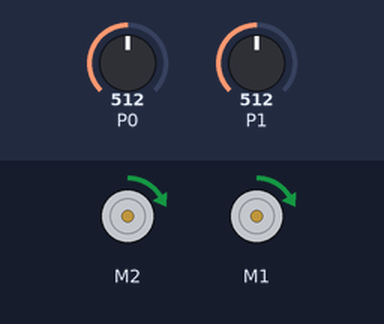
Simulated run of this program. Board: BBC micro:bit (MakeCode). Shown: 2 × DC motor (green arrow = forward, orange = backward, longer = faster). Inputs (shaded band) come from the test bench; at power-on: P0 = 512, P1 = 512 (analog values on the 0–1023 scale).

Above: at 1.2 s.
1.3 s: P0 set to 716
At 2.5 s:
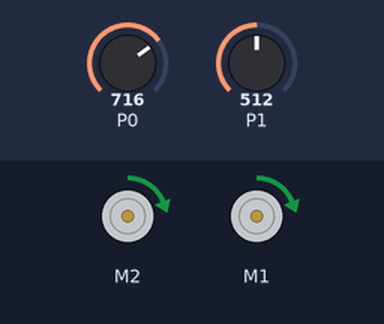
2.8 s: P1 set to 900
At 3.6 s:
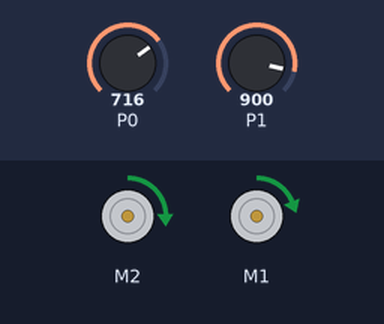
4.3 s: P0 set to 511
At 4.9 s:
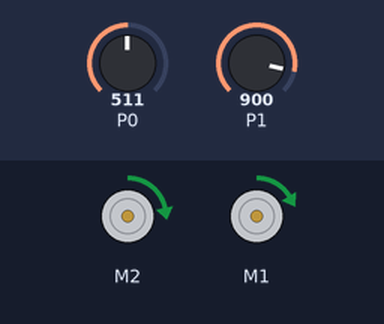
5.8 s: P1 set to 306
At 6.5 s:
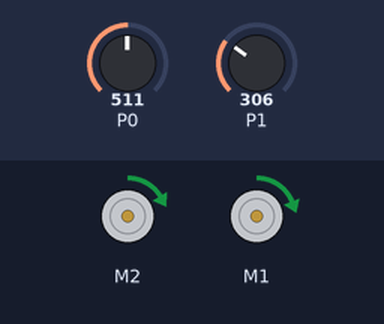
7.3 s: P0 set to 900
At 7.7 s:
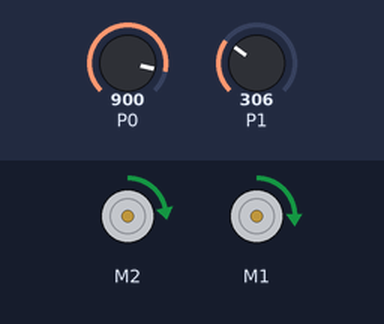
Timing chart, 0 to 9.8 s (numbered marks = the images above; inputs shaded):
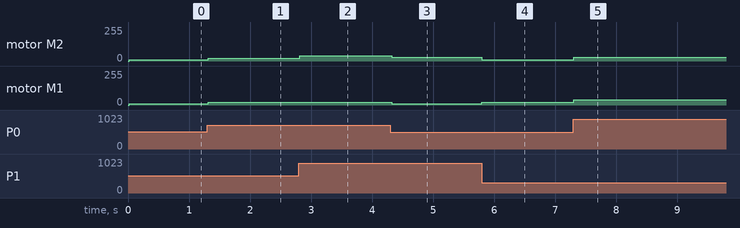

Measured:
- after the input at 1.3 s, motor M2, motor M1: forward 10/255 → forward 20/255 at once
- after the input at 2.8 s, motor M2: forward 20/255 → forward 40/255 at once
- after the input at 4.3 s, motor M2: forward 40/255 → forward 30/255 at once; motor M1: forward 20/255 → forward 10/255 at once
- after the input at 5.8 s, motor M2: forward 30/255 → forward 10/255 at once; motor M1: forward 10/255 → forward 20/255 at once
- after the input at 7.3 s, motor M2: forward 10/255 → forward 30/255 at once; motor M1: forward 20/255 → forward 40/255 at once

The program:

main.ts
```typescript
let x = 0
let y = 0
let xCoche = 0
let yCoche = 0
let velocidadI = 0
let velocidadD = 0
basic.forever(function () {
    basic.clearScreen()
    x = Math.round(pins.map(
    pins.analogReadPin(AnalogPin.P1),
    0,
    1023,
    0,
    4
    ))
    y = Math.round(pins.map(
    pins.analogReadPin(AnalogPin.P0),
    0,
    1023,
    0,
    4
    ))
    xCoche = x - 2
    yCoche = y - 1
    if (xCoche == 2) {
        velocidadI = 0
        velocidadD = 20
    } else if (xCoche == 1) {
        velocidadI = 0
        velocidadD = 10
    } else if (xCoche == 0) {
        velocidadI = 0
        velocidadD = 0
    } else if (xCoche == -1) {
        velocidadI = 10
        velocidadD = 0
    } else {
        velocidadI = 20
        velocidadD = 0
    }
    velocidadI = velocidadI + yCoche * 10
    velocidadD = velocidadD + yCoche * 10
    if (velocidadD == 0) {
        maqueen.motorStop(maqueen.Motors.M2)
    } else if (velocidadD >= 0) {
        maqueen.motorRun(maqueen.Motors.M2, maqueen.Dir.CW, velocidadD)
    } else {
        maqueen.motorRun(maqueen.Motors.M2, maqueen.Dir.CCW, velocidadD)
    }
    if (velocidadI == 0) {
        maqueen.motorStop(maqueen.Motors.M1)
    } else if (velocidadI >= 0) {
        maqueen.motorRun(maqueen.Motors.M1, maqueen.Dir.CW, velocidadI)
    } else {
        maqueen.motorRun(maqueen.Motors.M1, maqueen.Dir.CCW, velocidadI)
    }
})
```

test.ts
```typescript
// aquí va el archivo "tests"; esto no se compilará cuando este paquete se utilice como una extensión.
```
